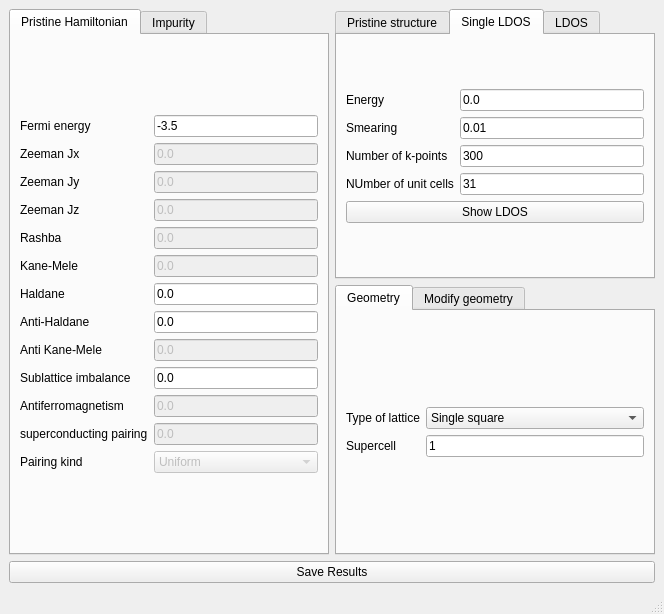
<?xml version="1.0" encoding="UTF-8"?>
<ui version="4.0">
 <class>MainWindow</class>
 <widget class="QMainWindow" name="MainWindow">
  <property name="geometry">
   <rect>
    <x>0</x>
    <y>0</y>
    <width>664</width>
    <height>614</height>
   </rect>
  </property>
  <property name="windowTitle">
   <string>Impurity embedding</string>
  </property>
  <widget class="QWidget" name="centralwidget">
   <layout class="QGridLayout" name="gridLayout_6">
    <item row="0" column="0" rowspan="2">
     <widget class="QTabWidget" name="tabWidget_2">
      <property name="currentIndex">
       <number>0</number>
      </property>
      <widget class="QWidget" name="tab_3">
       <attribute name="title">
        <string>Pristine Hamiltonian</string>
       </attribute>
       <layout class="QGridLayout" name="gridLayout_24">
        <item row="0" column="0">
         <layout class="QGridLayout" name="gridLayout">
          <item row="11" column="1">
           <widget class="QLineEdit" name="swave">
            <property name="enabled">
             <bool>false</bool>
            </property>
            <property name="text">
             <string>0.0</string>
            </property>
           </widget>
          </item>
          <item row="3" column="1">
           <widget class="QLineEdit" name="Bz">
            <property name="enabled">
             <bool>false</bool>
            </property>
            <property name="text">
             <string>0.0</string>
            </property>
           </widget>
          </item>
          <item row="1" column="1">
           <widget class="QLineEdit" name="Bx">
            <property name="enabled">
             <bool>false</bool>
            </property>
            <property name="text">
             <string>0.0</string>
            </property>
           </widget>
          </item>
          <item row="3" column="0">
           <widget class="QLabel" name="label_5">
            <property name="text">
             <string>Zeeman Jz</string>
            </property>
           </widget>
          </item>
          <item row="9" column="1">
           <widget class="QLineEdit" name="mAB">
            <property name="text">
             <string>0.0</string>
            </property>
           </widget>
          </item>
          <item row="2" column="1">
           <widget class="QLineEdit" name="By">
            <property name="enabled">
             <bool>false</bool>
            </property>
            <property name="text">
             <string>0.0</string>
            </property>
           </widget>
          </item>
          <item row="0" column="0">
           <widget class="QLabel" name="label">
            <property name="text">
             <string>Fermi energy</string>
            </property>
           </widget>
          </item>
          <item row="5" column="1">
           <widget class="QLineEdit" name="kanemele">
            <property name="enabled">
             <bool>false</bool>
            </property>
            <property name="text">
             <string>0.0</string>
            </property>
           </widget>
          </item>
          <item row="6" column="0">
           <widget class="QLabel" name="label_24">
            <property name="text">
             <string>Haldane</string>
            </property>
           </widget>
          </item>
          <item row="7" column="1">
           <widget class="QLineEdit" name="antihaldane">
            <property name="text">
             <string>0.0</string>
            </property>
           </widget>
          </item>
          <item row="11" column="0">
           <widget class="QLabel" name="label_26">
            <property name="text">
             <string>superconducting pairing</string>
            </property>
           </widget>
          </item>
          <item row="0" column="1">
           <widget class="QLineEdit" name="fermi">
            <property name="enabled">
             <bool>true</bool>
            </property>
            <property name="text">
             <string>-3.5</string>
            </property>
           </widget>
          </item>
          <item row="4" column="1">
           <widget class="QLineEdit" name="rashba">
            <property name="enabled">
             <bool>false</bool>
            </property>
            <property name="text">
             <string>0.0</string>
            </property>
           </widget>
          </item>
          <item row="6" column="1">
           <widget class="QLineEdit" name="haldane">
            <property name="text">
             <string>0.0</string>
            </property>
           </widget>
          </item>
          <item row="10" column="1">
           <widget class="QLineEdit" name="mAF">
            <property name="enabled">
             <bool>false</bool>
            </property>
            <property name="text">
             <string>0.0</string>
            </property>
           </widget>
          </item>
          <item row="4" column="0">
           <widget class="QLabel" name="label_10">
            <property name="text">
             <string>Rashba</string>
            </property>
           </widget>
          </item>
          <item row="5" column="0">
           <widget class="QLabel" name="label_11">
            <property name="text">
             <string>Kane-Mele</string>
            </property>
           </widget>
          </item>
          <item row="1" column="0">
           <widget class="QLabel" name="label_3">
            <property name="text">
             <string>Zeeman Jx</string>
            </property>
           </widget>
          </item>
          <item row="2" column="0">
           <widget class="QLabel" name="label_4">
            <property name="text">
             <string>Zeeman Jy</string>
            </property>
           </widget>
          </item>
          <item row="9" column="0">
           <widget class="QLabel" name="label_12">
            <property name="text">
             <string>Sublattice imbalance</string>
            </property>
           </widget>
          </item>
          <item row="10" column="0">
           <widget class="QLabel" name="label_13">
            <property name="text">
             <string>Antiferromagnetism</string>
            </property>
           </widget>
          </item>
          <item row="7" column="0">
           <widget class="QLabel" name="label_25">
            <property name="text">
             <string>Anti-Haldane</string>
            </property>
           </widget>
          </item>
          <item row="8" column="1">
           <widget class="QLineEdit" name="antikanemele">
            <property name="enabled">
             <bool>false</bool>
            </property>
            <property name="text">
             <string>0.0</string>
            </property>
           </widget>
          </item>
          <item row="8" column="0">
           <widget class="QLabel" name="label_16">
            <property name="text">
             <string>Anti Kane-Mele</string>
            </property>
           </widget>
          </item>
          <item row="12" column="0">
           <widget class="QLabel" name="label_39">
            <property name="text">
             <string>Pairing kind</string>
            </property>
           </widget>
          </item>
          <item row="12" column="1">
           <widget class="QComboBox" name="pairing_type">
            <property name="enabled">
             <bool>false</bool>
            </property>
            <item>
             <property name="text">
              <string>Uniform</string>
             </property>
            </item>
            <item>
             <property name="text">
              <string>One sublattice</string>
             </property>
            </item>
            <item>
             <property name="text">
              <string>sigma_z</string>
             </property>
            </item>
            <item>
             <property name="text">
              <string>Haldane</string>
             </property>
            </item>
            <item>
             <property name="text">
              <string>AntiHaldane</string>
             </property>
            </item>
           </widget>
          </item>
         </layout>
        </item>
       </layout>
      </widget>
      <widget class="QWidget" name="tab_5">
       <attribute name="title">
        <string>Impurity</string>
       </attribute>
       <layout class="QGridLayout" name="gridLayout_2">
        <item row="0" column="0">
         <widget class="QLabel" name="label_2">
          <property name="text">
           <string>Impurity scattering</string>
          </property>
         </widget>
        </item>
        <item row="0" column="1">
         <widget class="QLineEdit" name="impurity_potential">
          <property name="text">
           <string>1</string>
          </property>
         </widget>
        </item>
        <item row="1" column="0" colspan="2">
         <widget class="QPushButton" name="select_impurity_sites">
          <property name="text">
           <string>Select the sites with impurities</string>
          </property>
         </widget>
        </item>
       </layout>
      </widget>
     </widget>
    </item>
    <item row="1" column="1">
     <widget class="QTabWidget" name="tabWidget">
      <property name="currentIndex">
       <number>0</number>
      </property>
      <property name="documentMode">
       <bool>false</bool>
      </property>
      <property name="tabsClosable">
       <bool>false</bool>
      </property>
      <property name="movable">
       <bool>false</bool>
      </property>
      <widget class="QWidget" name="tab_2">
       <attribute name="title">
        <string>Geometry</string>
       </attribute>
       <layout class="QGridLayout" name="gridLayout_13">
        <item row="0" column="0">
         <layout class="QGridLayout" name="gridLayout_4">
          <item row="0" column="0">
           <widget class="QLabel" name="label_8">
            <property name="text">
             <string>Type of lattice</string>
            </property>
           </widget>
          </item>
          <item row="0" column="1">
           <widget class="QComboBox" name="lattice">
            <item>
             <property name="text">
              <string>Single square</string>
             </property>
            </item>
            <item>
             <property name="text">
              <string>Honeycomb</string>
             </property>
            </item>
            <item>
             <property name="text">
              <string>Honeycomb 4 sites</string>
             </property>
            </item>
            <item>
             <property name="text">
              <string>Honeycomb 6 sites</string>
             </property>
            </item>
            <item>
             <property name="text">
              <string>Square</string>
             </property>
            </item>
            <item>
             <property name="text">
              <string>Triangular</string>
             </property>
            </item>
            <item>
             <property name="text">
              <string>Triangular tripartite</string>
             </property>
            </item>
            <item>
             <property name="text">
              <string>Kagome</string>
             </property>
            </item>
            <item>
             <property name="text">
              <string>Lieb</string>
             </property>
            </item>
           </widget>
          </item>
          <item row="1" column="1">
           <widget class="QLineEdit" name="nsuper">
            <property name="text">
             <string>1</string>
            </property>
           </widget>
          </item>
          <item row="1" column="0">
           <widget class="QLabel" name="label_6">
            <property name="text">
             <string>Supercell</string>
            </property>
           </widget>
          </item>
         </layout>
        </item>
       </layout>
      </widget>
      <widget class="QWidget" name="tab_7">
       <attribute name="title">
        <string>Modify geometry</string>
       </attribute>
       <layout class="QVBoxLayout" name="verticalLayout">
        <item>
         <layout class="QGridLayout" name="gridLayout_25">
          <item row="0" column="0">
           <widget class="QCheckBox" name="remove_single_bonded">
            <property name="toolTip">
             <string>Remove atoms that have a single bond in the structure</string>
            </property>
            <property name="text">
             <string>Remove single bonds</string>
            </property>
            <property name="checked">
             <bool>true</bool>
            </property>
           </widget>
          </item>
          <item row="1" column="0">
           <widget class="QCheckBox" name="remove_selected">
            <property name="text">
             <string>Remove selected atoms</string>
            </property>
           </widget>
          </item>
          <item row="2" column="0">
           <widget class="QPushButton" name="select_atoms_removal">
            <property name="text">
             <string>Select atoms to remove</string>
            </property>
           </widget>
          </item>
         </layout>
        </item>
       </layout>
      </widget>
     </widget>
    </item>
    <item row="2" column="0" colspan="2">
     <widget class="QPushButton" name="save_results">
      <property name="text">
       <string>Save Results</string>
      </property>
     </widget>
    </item>
    <item row="0" column="1">
     <widget class="QTabWidget" name="tabWidget_3">
      <property name="enabled">
       <bool>true</bool>
      </property>
      <property name="currentIndex">
       <number>1</number>
      </property>
      <widget class="QWidget" name="tab_4">
       <attribute name="title">
        <string>Pristine structure</string>
       </attribute>
       <layout class="QGridLayout" name="gridLayout_19">
        <item row="1" column="0">
         <widget class="QPushButton" name="show_structure">
          <property name="text">
           <string>Show structure</string>
          </property>
         </widget>
        </item>
        <item row="1" column="1">
         <widget class="QPushButton" name="show_structure_3d">
          <property name="text">
           <string>Show structure 3D</string>
          </property>
         </widget>
        </item>
        <item row="0" column="0" colspan="2">
         <layout class="QGridLayout" name="gridLayout_3">
          <item row="0" column="1">
           <widget class="QLineEdit" name="nsuper_struct">
            <property name="text">
             <string>5</string>
            </property>
           </widget>
          </item>
          <item row="0" column="0">
           <widget class="QLabel" name="label_7">
            <property name="text">
             <string>Supercell</string>
            </property>
           </widget>
          </item>
         </layout>
        </item>
       </layout>
      </widget>
      <widget class="QWidget" name="tab">
       <attribute name="title">
        <string>Single LDOS</string>
       </attribute>
       <layout class="QGridLayout" name="gridLayout_7">
        <item row="0" column="0">
         <layout class="QGridLayout" name="gridLayout_5">
          <item row="0" column="0">
           <widget class="QLabel" name="label_9">
            <property name="text">
             <string>Energy</string>
            </property>
           </widget>
          </item>
          <item row="4" column="0" colspan="2">
           <widget class="QPushButton" name="show_embedding_ldos">
            <property name="text">
             <string>Show LDOS</string>
            </property>
           </widget>
          </item>
          <item row="1" column="0">
           <widget class="QLabel" name="label_14">
            <property name="text">
             <string>Smearing</string>
            </property>
           </widget>
          </item>
          <item row="0" column="1">
           <widget class="QLineEdit" name="energy_embedding_ldos">
            <property name="text">
             <string>0.0</string>
            </property>
           </widget>
          </item>
          <item row="2" column="0">
           <widget class="QLabel" name="label_15">
            <property name="text">
             <string>Number of k-points</string>
            </property>
           </widget>
          </item>
          <item row="1" column="1">
           <widget class="QLineEdit" name="delta_embedding_ldos">
            <property name="text">
             <string>0.01</string>
            </property>
           </widget>
          </item>
          <item row="2" column="1">
           <widget class="QLineEdit" name="nk_embedding_ldos">
            <property name="text">
             <string>300</string>
            </property>
           </widget>
          </item>
          <item row="3" column="1">
           <widget class="QLineEdit" name="ncells_embedding_ldos">
            <property name="text">
             <string>31</string>
            </property>
           </widget>
          </item>
          <item row="3" column="0">
           <widget class="QLabel" name="label_17">
            <property name="text">
             <string>NUmber of unit cells</string>
            </property>
           </widget>
          </item>
         </layout>
        </item>
       </layout>
      </widget>
      <widget class="QWidget" name="tab_14">
       <attribute name="title">
        <string>LDOS</string>
       </attribute>
       <layout class="QGridLayout" name="gridLayout_28">
        <item row="0" column="0">
         <layout class="QGridLayout" name="gridLayout_27">
          <item row="0" column="0">
           <widget class="QLabel" name="label_44">
            <property name="text">
             <string>Energy window</string>
            </property>
           </widget>
          </item>
          <item row="3" column="1">
           <widget class="QLineEdit" name="nk_embedding_ldos_sweep">
            <property name="toolTip">
             <string>Number of kpoints used</string>
            </property>
            <property name="text">
             <string>100</string>
            </property>
           </widget>
          </item>
          <item row="6" column="0" colspan="2">
           <widget class="QPushButton" name="show_embedding_ldos_sweep">
            <property name="enabled">
             <bool>true</bool>
            </property>
            <property name="text">
             <string>Show LDOS</string>
            </property>
           </widget>
          </item>
          <item row="0" column="1">
           <widget class="QLineEdit" name="energy_window_embedding_ldos_sweep">
            <property name="toolTip">
             <string>Energy window</string>
            </property>
            <property name="text">
             <string>0.5</string>
            </property>
           </widget>
          </item>
          <item row="3" column="0">
           <widget class="QLabel" name="label_45">
            <property name="text">
             <string>Number of k-points</string>
            </property>
           </widget>
          </item>
          <item row="4" column="0">
           <widget class="QLabel" name="label_46">
            <property name="text">
             <string>Number of unit cells</string>
            </property>
           </widget>
          </item>
          <item row="4" column="1">
           <widget class="QLineEdit" name="ncells_embedding_ldos_sweep">
            <property name="toolTip">
             <string>Number of replicas of the unit cell to plot</string>
            </property>
            <property name="text">
             <string>11</string>
            </property>
           </widget>
          </item>
          <item row="2" column="1">
           <widget class="QLineEdit" name="delta_embedding_ldos_sweep">
            <property name="toolTip">
             <string>Energy smearing</string>
            </property>
            <property name="text">
             <string>0.05</string>
            </property>
           </widget>
          </item>
          <item row="2" column="0">
           <widget class="QLabel" name="label_43">
            <property name="text">
             <string>Smearing</string>
            </property>
           </widget>
          </item>
          <item row="1" column="0">
           <widget class="QLabel" name="label_18">
            <property name="text">
             <string>Number of energies</string>
            </property>
           </widget>
          </item>
          <item row="1" column="1">
           <widget class="QLineEdit" name="num_energies_embedding_ldos_sweep">
            <property name="text">
             <string>10</string>
            </property>
           </widget>
          </item>
         </layout>
        </item>
       </layout>
      </widget>
     </widget>
    </item>
   </layout>
  </widget>
  <widget class="QMenuBar" name="menubar">
   <property name="geometry">
    <rect>
     <x>0</x>
     <y>0</y>
     <width>664</width>
     <height>20</height>
    </rect>
   </property>
  </widget>
  <widget class="QStatusBar" name="statusbar"/>
 </widget>
 <resources/>
 <connections/>
</ui>
